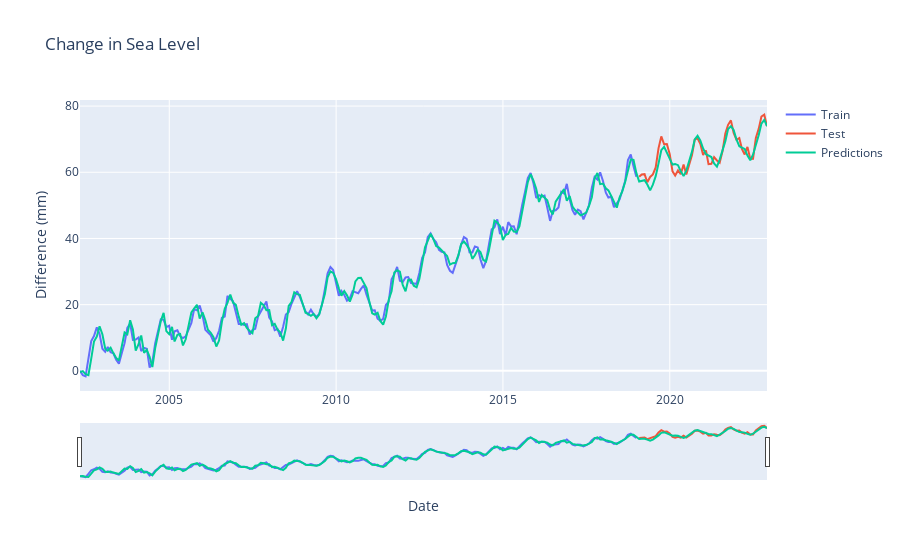

The notebook cell this image was saved under:
### Markdown cell above
As a final step, i will reintroduce the exogenous variables to see if the score can be improved any further.

### Code cell
# Fit model
exog_model = SARIMAX(y_remainder, order=(1,1,[1,2,3,6]), seasonal_order=(1, 1, 1, 12),exog=X_remainder).fit()

# Make predictions for train and test data.
predictions = exog_model.predict(start=X_remainder.index[0],end=X_test.index[-1],exog=X_test)

# Visualize observed and predicted values.
fig = go.Figure()
fig.add_trace(go.Scatter(x=y_remainder.index, y=y_remainder, mode='lines', name="Train"))
fig.add_trace(go.Scatter(x=y_test.index, y=y_test, mode='lines', name="Test"))
fig.add_trace(go.Scatter(x=predictions.index, y=predictions, mode='lines', name="Predictions"))
fig.update_xaxes(rangeslider_visible=True)
fig.update_layout(
    yaxis_title="Difference (mm)", 
    xaxis_title="Date",
    title="Change in Sea Level"
)
fig.show()

### Figure 1 — Plotly figure (JSON) as saved in the notebook; plotly's stock layout.template omitted (floating-point values rounded to 4 significant figures; data arrays with more than 128 entries replaced by an {"elided": "..."} marker saying what was removed)
{"data": [{"mode": "lines", "name": "Train", "type": "scatter", "x": {"elided": "201 str values"}, "y": {"elided": "201 float values"}}, {"mode": "lines", "name": "Test", "type": "scatter", "x": ["2019-01-31T00:00:00", "2019-02-28T00:00:00", "2019-03-31T00:00:00", "2019-04-30T00:00:00", "2019-05-31T00:00:00", "2019-06-30T00:00:00", "2019-07-31T00:00:00", "2019-08-31T00:00:00", "2019-09-30T00:00:00", "2019-10-31T00:00:00", "2019-11-30T00:00:00", "2019-12-31T00:00:00", "2020-01-31T00:00:00", "2020-02-29T00:00:00", "2020-03-31T00:00:00", "2020-04-30T00:00:00", "2020-05-31T00:00:00", "2020-06-30T00:00:00", "2020-07-31T00:00:00", "2020-08-31T00:00:00", "2020-09-30T00:00:00", "2020-10-31T00:00:00", "2020-11-30T00:00:00", "2020-12-31T00:00:00", "2021-01-31T00:00:00", "2021-02-28T00:00:00", "2021-03-31T00:00:00", "2021-04-30T00:00:00", "2021-05-31T00:00:00", "2021-06-30T00:00:00", "2021-07-31T00:00:00", "2021-08-31T00:00:00", "2021-09-30T00:00:00", "2021-10-31T00:00:00", "2021-11-30T00:00:00", "2021-12-31T00:00:00", "2022-01-31T00:00:00", "2022-02-28T00:00:00", "2022-03-31T00:00:00", "2022-04-30T00:00:00", "2022-05-31T00:00:00", "2022-06-30T00:00:00", "2022-07-31T00:00:00", "2022-08-31T00:00:00", "2022-09-30T00:00:00", "2022-10-31T00:00:00", "2022-11-30T00:00:00"], "y": [58.65, 59.33, 59.42, 56.99, 58.58, 59.34, 61.48, 67.3, 70.83, 68.45, 68.53, 65.55, 60.27, 59, 60.54, 59.4, 62.32, 59.36, 62.29, 65.19, 69.84, 70.29, 68.58, 65.24, 66.59, 62.45, 62.55, 64.58, 63.58, 62.9, 66.31, 71.72, 74.34, 75.67, 71.89, 69.79, 70.35, 67.08, 65.36, 67.66, 64, 64.09, 70.38, 73.12, 76.84, 77.44, 73.87]}, {"mode": "lines", "name": "Predictions", "type": "scatter", "x": {"elided": "248 str values"}, "y": {"elided": "248 float values"}}], "layout": {"title": {"text": "Change in Sea Level"}, "xaxis": {"rangeslider": {"visible": true}, "title": {"text": "Date"}}, "yaxis": {"title": {"text": "Difference (mm)"}}}}
